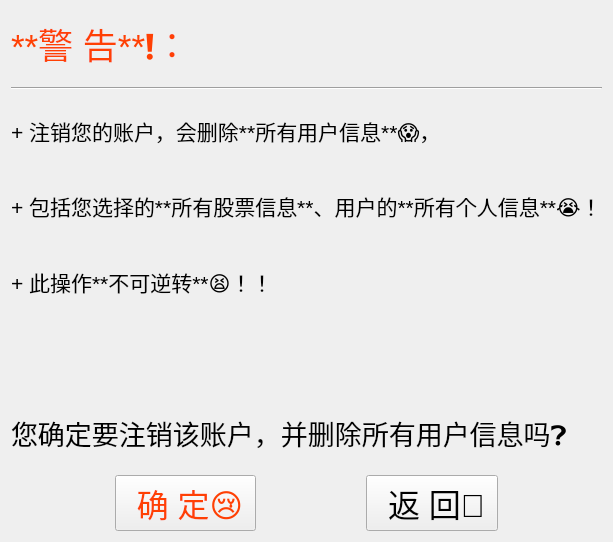
<?xml version="1.0" encoding="UTF-8"?>
<ui version="4.0">
 <class>UserInfoDelete</class>
 <widget class="QWidget" name="UserInfoDelete">
  <property name="geometry">
   <rect>
    <x>0</x>
    <y>0</y>
    <width>584</width>
    <height>542</height>
   </rect>
  </property>
  <property name="windowTitle">
   <string>确定没点错吗＞﹏＜</string>
  </property>
  <layout class="QVBoxLayout" name="verticalLayout">
   <item>
    <widget class="QLabel" name="label_6">
     <property name="font">
      <font>
       <family>Microsoft YaHei UI</family>
       <pointsize>26</pointsize>
      </font>
     </property>
     <property name="autoFillBackground">
      <bool>false</bool>
     </property>
     <property name="styleSheet">
      <string notr="true">color:rgb(255, 64, 4);</string>
     </property>
     <property name="lineWidth">
      <number>0</number>
     </property>
     <property name="text">
      <string>**警 告**❗：</string>
     </property>
     <property name="textFormat">
      <enum>Qt::RichText</enum>
     </property>
     <property name="wordWrap">
      <bool>false</bool>
     </property>
    </widget>
   </item>
   <item>
    <widget class="Line" name="line">
     <property name="orientation">
      <enum>Qt::Horizontal</enum>
     </property>
    </widget>
   </item>
   <item>
    <widget class="QLabel" name="label_7">
     <property name="font">
      <font>
       <family>Microsoft YaHei UI</family>
       <pointsize>16</pointsize>
      </font>
     </property>
     <property name="autoFillBackground">
      <bool>false</bool>
     </property>
     <property name="lineWidth">
      <number>0</number>
     </property>
     <property name="text">
      <string>+ 注销您的账户，会删除**所有用户信息**😱，</string>
     </property>
     <property name="textFormat">
      <enum>Qt::RichText</enum>
     </property>
     <property name="wordWrap">
      <bool>false</bool>
     </property>
    </widget>
   </item>
   <item>
    <widget class="QLabel" name="label_8">
     <property name="font">
      <font>
       <family>Microsoft YaHei UI</family>
       <pointsize>16</pointsize>
      </font>
     </property>
     <property name="autoFillBackground">
      <bool>false</bool>
     </property>
     <property name="lineWidth">
      <number>0</number>
     </property>
     <property name="text">
      <string>+ 包括您选择的**所有股票信息**、用户的**所有个人信息**😭！</string>
     </property>
     <property name="textFormat">
      <enum>Qt::RichText</enum>
     </property>
     <property name="wordWrap">
      <bool>false</bool>
     </property>
    </widget>
   </item>
   <item>
    <widget class="QLabel" name="label_10">
     <property name="font">
      <font>
       <family>Microsoft YaHei UI</family>
       <pointsize>16</pointsize>
      </font>
     </property>
     <property name="autoFillBackground">
      <bool>false</bool>
     </property>
     <property name="lineWidth">
      <number>0</number>
     </property>
     <property name="text">
      <string>+ 此操作**不可逆转**😫！！</string>
     </property>
     <property name="textFormat">
      <enum>Qt::RichText</enum>
     </property>
     <property name="wordWrap">
      <bool>false</bool>
     </property>
    </widget>
   </item>
   <item>
    <layout class="QHBoxLayout" name="horizontalLayout_2">
     <item>
      <spacer name="horizontalSpacer_4">
       <property name="orientation">
        <enum>Qt::Horizontal</enum>
       </property>
       <property name="sizeHint" stdset="0">
        <size>
         <width>40</width>
         <height>20</height>
        </size>
       </property>
      </spacer>
     </item>
     <item>
      <widget class="QLabel" name="label">
       <property name="maximumSize">
        <size>
         <width>300</width>
         <height>300</height>
        </size>
       </property>
       <property name="text">
        <string/>
       </property>
       <property name="pixmap">
        <pixmap resource="demo0.qrc">:/demo0/Molly3.png</pixmap>
       </property>
       <property name="scaledContents">
        <bool>true</bool>
       </property>
      </widget>
     </item>
     <item>
      <spacer name="horizontalSpacer_5">
       <property name="orientation">
        <enum>Qt::Horizontal</enum>
       </property>
       <property name="sizeHint" stdset="0">
        <size>
         <width>40</width>
         <height>20</height>
        </size>
       </property>
      </spacer>
     </item>
    </layout>
   </item>
   <item>
    <widget class="QLabel" name="label_9">
     <property name="font">
      <font>
       <family>Microsoft YaHei UI</family>
       <pointsize>20</pointsize>
      </font>
     </property>
     <property name="autoFillBackground">
      <bool>false</bool>
     </property>
     <property name="lineWidth">
      <number>0</number>
     </property>
     <property name="text">
      <string>您确定要注销该账户，并删除所有用户信息吗❓</string>
     </property>
     <property name="textFormat">
      <enum>Qt::RichText</enum>
     </property>
     <property name="wordWrap">
      <bool>false</bool>
     </property>
    </widget>
   </item>
   <item>
    <layout class="QHBoxLayout" name="horizontalLayout">
     <item>
      <spacer name="horizontalSpacer_2">
       <property name="orientation">
        <enum>Qt::Horizontal</enum>
       </property>
       <property name="sizeHint" stdset="0">
        <size>
         <width>40</width>
         <height>20</height>
        </size>
       </property>
      </spacer>
     </item>
     <item>
      <widget class="QPushButton" name="EnsureButton">
       <property name="maximumSize">
        <size>
         <width>300</width>
         <height>16777215</height>
        </size>
       </property>
       <property name="font">
        <font>
         <family>Microsoft YaHei UI</family>
         <pointsize>24</pointsize>
        </font>
       </property>
       <property name="whatsThis">
        <string>&lt;html&gt;&lt;head/&gt;&lt;body&gt;&lt;p align=&quot;center&quot;&gt;&lt;br/&gt;&lt;/p&gt;&lt;/body&gt;&lt;/html&gt;</string>
       </property>
       <property name="layoutDirection">
        <enum>Qt::LeftToRight</enum>
       </property>
       <property name="styleSheet">
        <string notr="true">color:rgb(255, 64, 4);</string>
       </property>
       <property name="text">
        <string>  确 定😢 </string>
       </property>
      </widget>
     </item>
     <item>
      <spacer name="horizontalSpacer">
       <property name="orientation">
        <enum>Qt::Horizontal</enum>
       </property>
       <property name="sizeHint" stdset="0">
        <size>
         <width>40</width>
         <height>20</height>
        </size>
       </property>
      </spacer>
     </item>
     <item>
      <widget class="QPushButton" name="BackButton">
       <property name="maximumSize">
        <size>
         <width>300</width>
         <height>16777215</height>
        </size>
       </property>
       <property name="font">
        <font>
         <family>Microsoft YaHei UI</family>
         <pointsize>24</pointsize>
        </font>
       </property>
       <property name="whatsThis">
        <string>&lt;html&gt;&lt;head/&gt;&lt;body&gt;&lt;p align=&quot;center&quot;&gt;&lt;br/&gt;&lt;/p&gt;&lt;/body&gt;&lt;/html&gt;</string>
       </property>
       <property name="layoutDirection">
        <enum>Qt::LeftToRight</enum>
       </property>
       <property name="text">
        <string>  返 回💨 </string>
       </property>
      </widget>
     </item>
     <item>
      <spacer name="horizontalSpacer_3">
       <property name="orientation">
        <enum>Qt::Horizontal</enum>
       </property>
       <property name="sizeHint" stdset="0">
        <size>
         <width>40</width>
         <height>20</height>
        </size>
       </property>
      </spacer>
     </item>
    </layout>
   </item>
  </layout>
 </widget>
 <layoutdefault spacing="6" margin="11"/>
 <resources>
  <include location="demo0.qrc"/>
 </resources>
 <connections/>
</ui>
